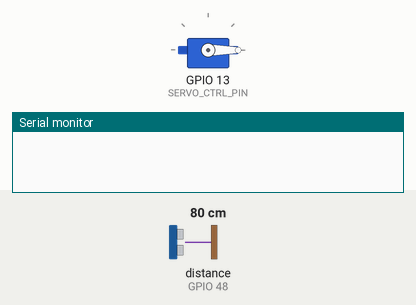
Recording of a sketch running on a simulated ESP32. Shown: servo, the last lines printed to the serial monitor. Inputs (shaded band) come from the test bench; at power-on: distance to the obstacle (sensor on GPIO 48) 80 cm.

Above: at 1.3 s.
At 3.55 s:
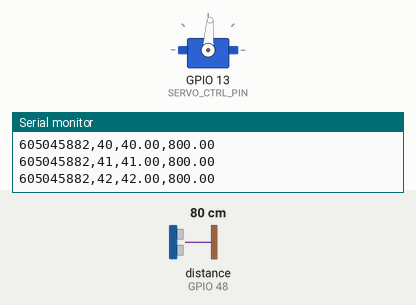
At 5.8 s:
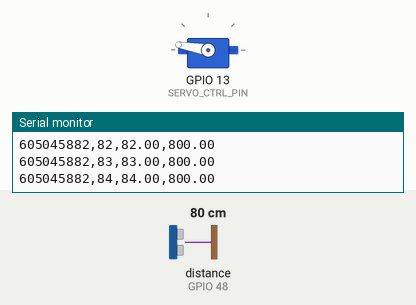
At 10.35 s:
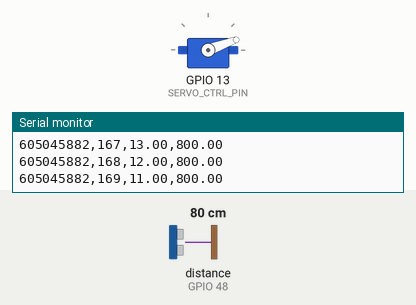
Timing chart, 0 to 13.7 s (numbered marks = the images above):
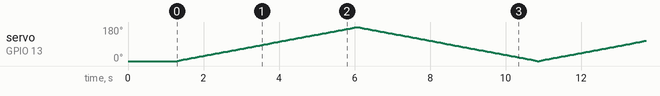

The sketch:

esp32_radar.ino
```cpp
/* ------------------------------------------------------------------------------------ */
/*                        [README]
 *
 */
/* ------------------------------------------------------------------------------------ */
#include <ESP32Servo.h>
#include "Adafruit_VL53L0X.h"
/* ------------------------------------------------------------------------------------ */
/*                        [CONSTANT DEFINES]
 *
 */
/* ------------------------------------------------------------------------------------ */
/* Define digital control pin to control the servo motor */
#define SERVO_CTRL_PIN (13)

#define SERIAL_BAUD_RATE (115200)

/* ------------------------------------------------------------------------------------ */
/*                        [INIT AND SETTINGS]
 *
 */
/* ------------------------------------------------------------------------------------ */
/*
 * Unique device identifier
 * This identifier will be added to each serial message
 */
#define DEVICE_ID 605045882

/*
 * Maximum message identifier size
 * max uint16
 */
#define MAX_MESSAGE_ID 65535

int message_ID = -1;

// Time of flight sensor (VL53L0X)
Adafruit_VL53L0X vl53lox = Adafruit_VL53L0X();
int SHUT_VL = 12;
#define LOX1_ADDRESS 0x30

int prevMeasurement     = -1;
int frontDistanceTime   = -1;
int prevMeasurementTime = -1;

double distance_mm = 0;

boolean enableDistFront = true;

/* Flag, if enabled print measurements */
int enablePrintMeasurements = 0;

Servo myservo;  // create servo object to control a servo

int minAngle_deg =   0;
int maxAngle_deg = 180;

// [INF] 16 servo objects can be created on the ESP32

/* Create variable to store current servo angle
 * [unit] degree*/
int currServoAngle_deg = 0;

double trueServoeAngle = -1;

/* Delay between servo command steps
 * [unit] milli seconds */
int stepDelay_ms = 20;

/* Angular step size magnitude between servo commands
 * [unit] degree */
int servoStepMagn_deg = 2;

/* Variable to store the temporary step size between servo commands
 * [unit] degree */
int servoStep_deg = -1;

/* ------------------------------------------------------------------------------------ */
/*                        [INTERNAL FUNCTIONS]
 *
 */
/* ------------------------------------------------------------------------------------ */
/*
 * Function: Measure front distance with laser sensor
 *
 * Returns: Distance to the nearest obstacle in millimeter
 */
int measFrontDistance(){
  int distance = -1;
  if(enableDistFront)
  {
      VL53L0X_RangingMeasurementData_t measure;
      vl53lox.rangingTest(&measure, false);

      if (measure.RangeStatus != 4)
      {
        distance = measure.RangeMilliMeter;
      }
  }
  return distance;
}

/* Function to increment the message ID index that is send
 * via serial
 */
void incrementMessageId(){
  if ( message_ID >= MAX_MESSAGE_ID )
  {
    message_ID = 0;
  } else
  {
    message_ID = message_ID + 1;
  }
}

/* Function to compile and send current angle and distance measurements via serial
 * Also to also print the message if enablePrintMsg is set to 1
 */
void sendSerialMsg(int enablePrintMsg) {
  /* Compose message */
  String msg = "";
  incrementMessageId();
  /*
   * Sensor: N/A
   * Measured: N/A
   * Unit: N/A
   * Frame: N/A
   * Note: Unique device ID
   */
  msg.concat(String(DEVICE_ID));
  msg.concat(",");
  /*
   * Sensor: N/A
   * Measured: N/A
   * Unit: N/A
   * Frame: N/A
   * Note: Unique message ID
   */
  msg.concat(String(message_ID));
  msg.concat(",");
  /*
   * Sensor: Servo
   * Measured: angle
   * Unit: degree
   * Frame: N/A
   */
  msg.concat(String(trueServoeAngle));
  msg.concat(",");
  /*
   * Sensor: VL53L0X
   * Measured: distance
   * Unit: milli metre
   * Frame: N/A
   */
  msg.concat(String(distance_mm));
  msg.concat("\n");

  if ( enablePrintMsg == 1 ){
    Serial.println(msg);
  }
  /* Send serial message */
  Serial.write(msg.c_str());
}

/* ------------------------------------------------------------------------------------ */
/*                        [SETUP]
 *
 */
/* ------------------------------------------------------------------------------------ */
void setup() {

  Serial.begin(SERIAL_BAUD_RATE);
  delay(250);

	// Allow allocation of all timers
	ESP32PWM::allocateTimer(0);
	ESP32PWM::allocateTimer(1);
	ESP32PWM::allocateTimer(2);
	ESP32PWM::allocateTimer(3);

	myservo.setPeriodHertz(50);    // standard 50 hz servo

	myservo.attach(SERVO_CTRL_PIN, 1000, 2000); // attaches the servo on pin 18 to the servo object
	// using default min/max of 1000us and 2000us
	// different servos may require different min/max settings
	// for an accurate 0 to 180 sweep

  vl53lox.begin(LOX1_ADDRESS);

  /* Command servo to zero currServoAngle_degition */
  myservo.write(0);
  delay(1000);
  /* Initialize servo values for startup */
  currServoAngle_deg = 0;
  servoStep_deg = servoStepMagn_deg;

}
/* ------------------------------------------------------------------------------------ */
/*                        [LOOP]
 *
 */
/* ------------------------------------------------------------------------------------ */
void loop() {

  myservo.write(currServoAngle_deg);
  delay(stepDelay_ms);

  /* If max angle is reached -> switch to angle decrement */
  if ( currServoAngle_deg >= maxAngle_deg )
  {
    servoStep_deg = - servoStepMagn_deg;
  }

  /* If min angle is reached -> switch to angle increment */
  if ( currServoAngle_deg <= minAngle_deg )
  {
    servoStep_deg = servoStepMagn_deg;
  }

  /* Call distance measurement */
  distance_mm = measFrontDistance();

  /* Send measurements as serial message */
  sendSerialMsg(enablePrintMeasurements);

  /* Update servo angle for next iteration */
  currServoAngle_deg += servoStep_deg;

  /* Calculate true angle since servo output atm si not what it's supposed to be */
  trueServoeAngle = currServoAngle_deg / 2;
}
```
